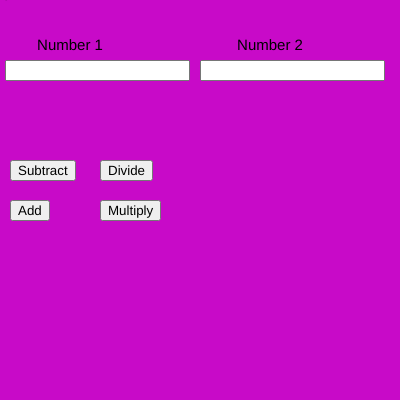
Frame 1 (no input)
Frame 60 (no input): identical to frame 1, image omitted
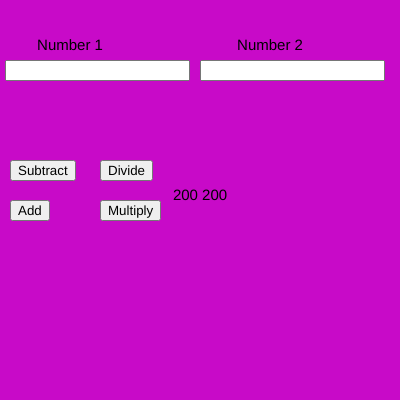
Frame 120 (the mouse pressed at the canvas centre since frame 60)

The p5.js sketch that drew these frames (run headless with seeded random() and noise() and a simulated clock; from frame 60 on, the mouse is pressed at the canvas centre):

// p5.js sketch
// ── sketch.js
var num1,num2;
var b1,b2,b3,b4;
var n1,n2;

function setup() {
  
  createCanvas(400, 400);
  
  num1 = createInput();
  num1.position(5, 60);
  
  num2 = createInput();
  num2.position(200, 60);

  b1 = createButton("Add");
  b1.position(10, 200);
  b1.mousePressed(add);
  
  b2 = createButton("Multiply");
  b2.position(100, 200);
  b2.mousePressed(mul);
  
  b3=createButton("Subtract");
b3.position(10,160);
b3.mousePressed(sub);

b4=createButton("Divide");
b4.position(100,160);
b4.mousePressed(div);
  textAlign(CENTER);
  textSize(15);
}

function draw() {
  background(200,10,200)
  text("Number 1",70,50)
  text("Number 2",270,50)
   n1 = parseInt(num1.value());
   n2= parseInt(num2.value());
 text(mouseX+" "+ mouseY,mouseX,mouseY)

}
function div(){
  console.log(n1/n2)
}

function sub(){
  console.log(n1-n2)
}
function add(){
  console.log (n1+n2);
}
function mul(){
console.log(n1*n2);
}
